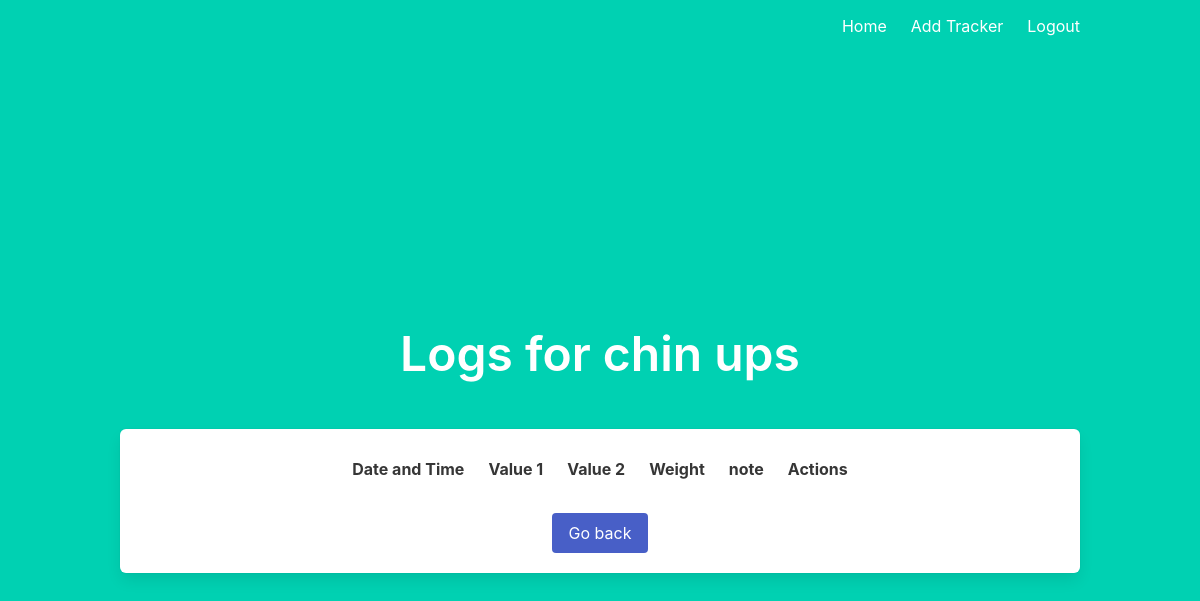
Page /view_log/4 (signed in) on the earlier database version.
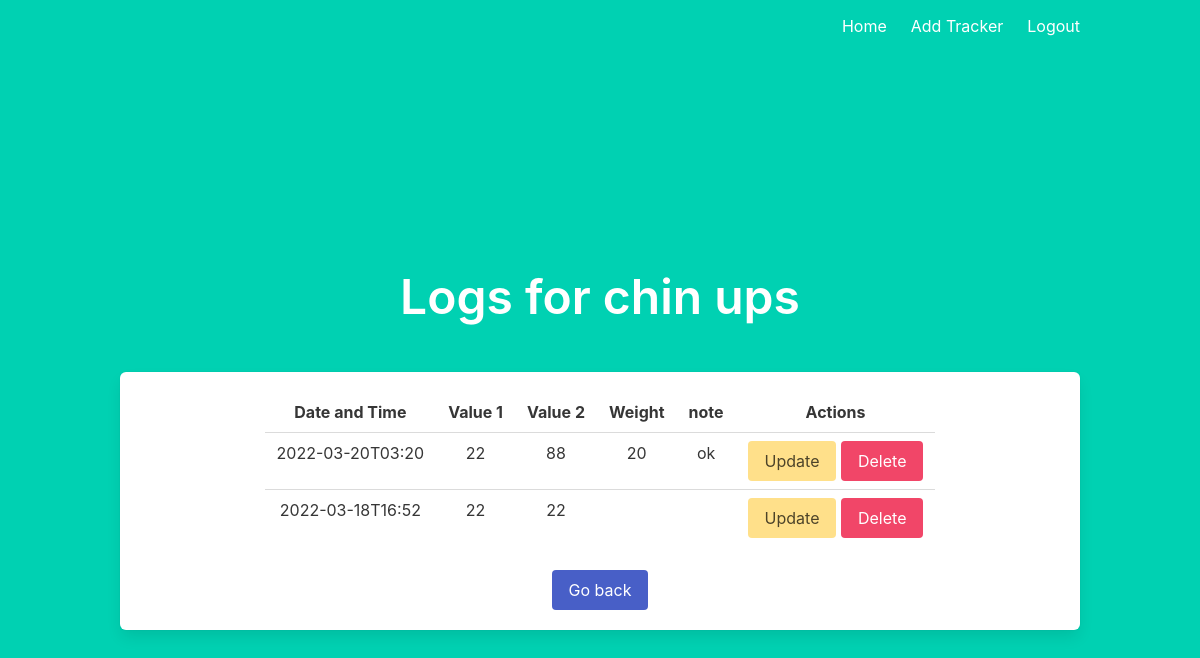
Same page on the later database version.
### main.py (models this page shows)
class tracker(db.Model):
    __tablename__ = 'tracker'
    id = db.Column(db.Integer, primary_key=True,
                   autoincrement=True, nullable=False)
    name = db.Column(db.String, nullable=False)
    option = db.Column(db.String, nullable=False)
    group = db.Column(db.String, nullable=False)
    description = db.Column(db.String)
    u_id = db.Column(db.String, db.ForeignKey(user.id), nullable=False)

class log(db.Model):
    __tablename__ = 'log'
    id = db.Column(db.Integer, primary_key=True,
                   autoincrement=True, nullable=False)
    t_id = db.Column(db.Integer, db.ForeignKey(tracker.id), nullable=False)
    timestamp = db.Column(db.String, nullable=False)
    value_1 = db.Column(db.Integer, nullable=False)
    value_2 = db.Column(db.Integer)
    weight = db.Column(db.Integer)
    note = db.Column(db.String)

### main.py (the view)
@app.route("/view_log/<int:tid>")
def view_log(tid):
    if 'user' not in session:
        return redirect(url_for('index'))
    if request.method == "GET":
        tname = tracker.query.filter_by(id=tid).first().name
        logs = db.session.execute(
            "select * from log where t_id = {tid} order by id desc".format(tid=tid))
        return render_template("view_log.html", logs=logs, tname=tname)

### templates/view_log.html
{% extends "layout.html" %} {% block body %}
<div class="section">
    <h1 class="title is-1">Logs for {{tname}}</h1>
  </div>
<div class="box">
    <table class="table" , style="margin-left: auto; margin-right: auto">
        <thread>
            <tr>
              <th>Date and Time</th>
              <th>Value 1</th>
              <th>Value 2</th>
              <th>Weight</th>
              <th>note</th>
              <th>Actions</th>
            </tr>
          </thread>
          {% for log in logs %}
          <tr>
              <td>{{log.timestamp}}</td>
              <td>{{log.value_1}}</td>
              <td>{{log.value_2}}</td>
              <td>{{log.weight}}</td>
              <td>{{log.note}}</td>
              <td><a class="button is-warning" href="/update_log/{{log.id}}"
                >Update</a
              >
              <a class="button is-danger" href="/delete_log/{{log.id}}"
                >Delete</a
              ></td>
          </tr>
          {% endfor %}
    </table><a href="/" class="button is-link">Go back</a>
</div>
{% endblock %}

### templates/layout.html (shortened to what this page needs)
<!DOCTYPE html>
<html>
<head>
    <link rel="stylesheet" href="https://cdn.jsdelivr.net/npm/bulma@0.9.3/css/bulma.min.css">
</head>
<body>
    <section class="hero is-primary is-fullheight">
        <div class="hero-head">
            <nav class="navbar">
                <div class="container">
                    <div id="navbarMenuHeroA" class="navbar-menu">
                        <div class="navbar-end">
                            <a href="{{ url_for('index') }}" class="navbar-item">
                                Home
                            </a>
                            {% if session['user'] %}
                            <a href="/add_tracker" class="navbar-item">
                                Add Tracker
                            </a>
                            <a href="{{ url_for('logout') }}" class="navbar-item">
                                Logout
                            </a>
                            {% endif %}
                        </div>
                    </div>
                </div>
            </nav>
        </div>
        <div class="hero-body">
            <div class="container has-text-centered">
               {% block body %}
               {% endblock %}
            </div>
        </div>
    </section>
</body>
</html>

Differences in the rows shown:
added log: timestamp "2022-03-20T03:20", value_1 "22", value_2 "88", weight "20", note "ok"
added log: timestamp "2022-03-18T16:52", value_1 "22", value_2 "22"
